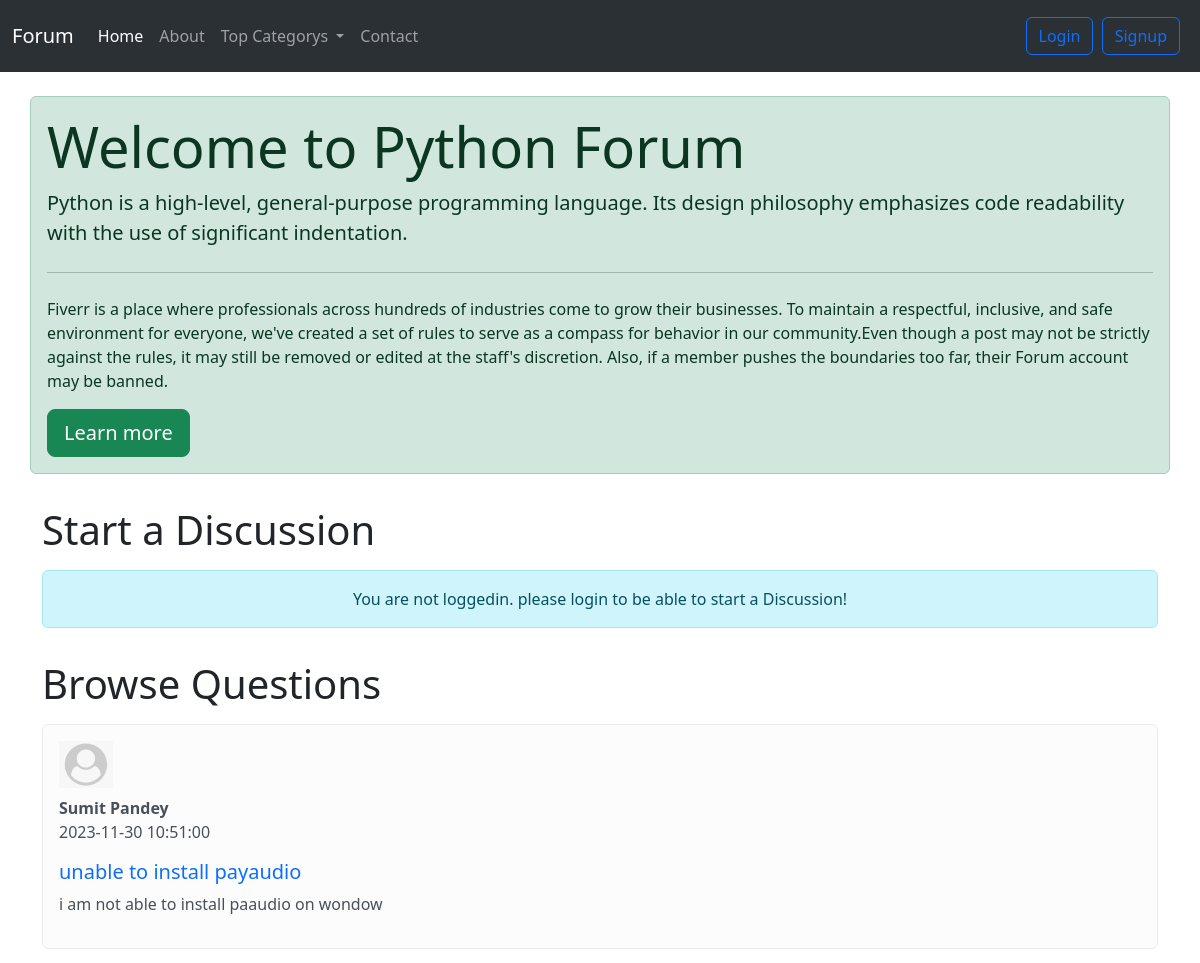
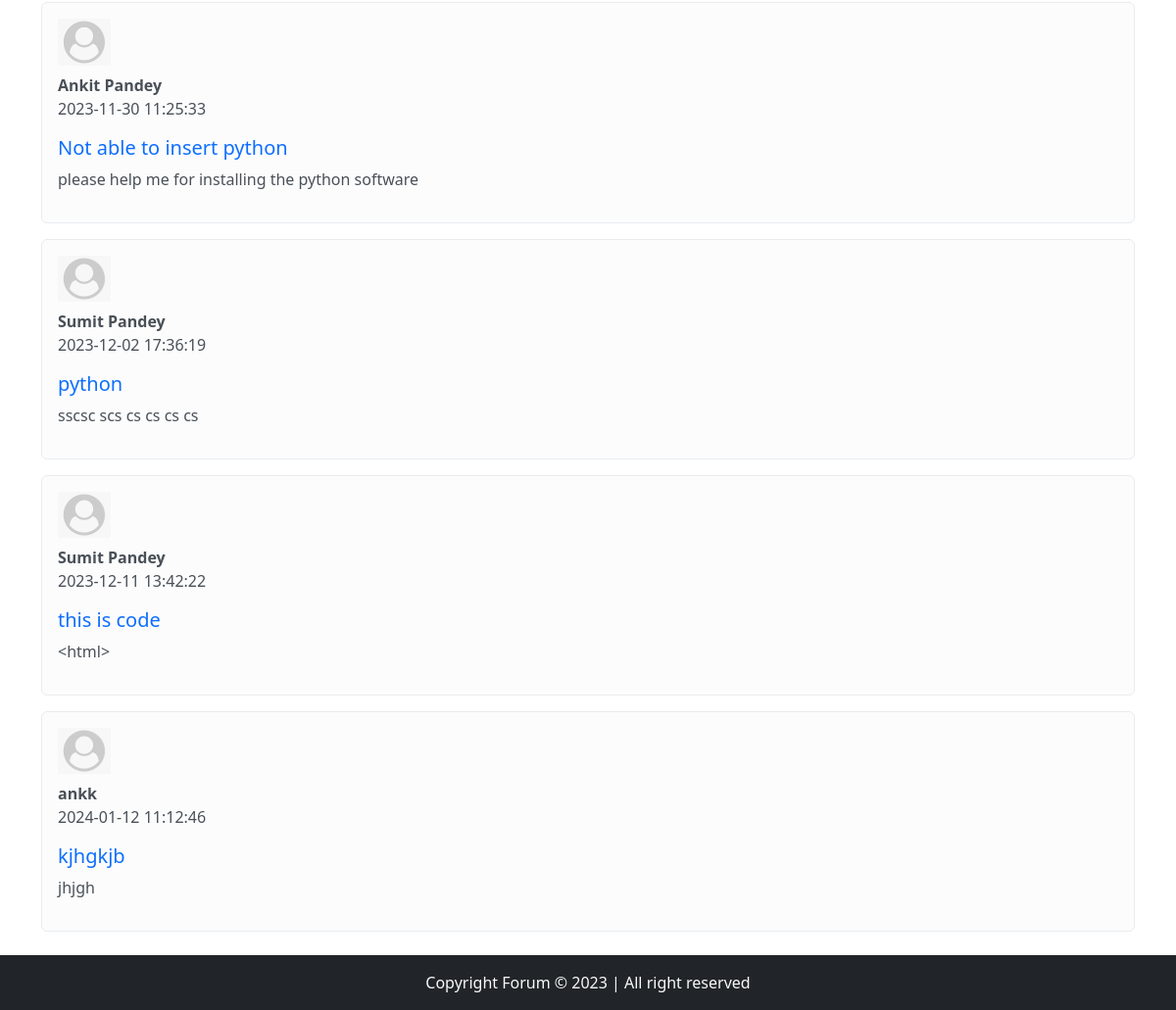
The app's page /threadlist.php?catid=1 with its own data (2 pictures, top to bottom).
### tables this page shows
CREATE TABLE `categories` (
  `category_id` int(8) NOT NULL,
  `category_name` varchar(255) NOT NULL,
  `category_description` varchar(255) NOT NULL,
  `created` datetime NOT NULL DEFAULT current_timestamp()
);

CREATE TABLE `threads` (
  `thread_id` int(7) NOT NULL,
  `thread_title` varchar(255) NOT NULL,
  `thread_desc` text NOT NULL,
  `thread_cat_id` int(7) NOT NULL,
  `thread_user_id` int(7) NOT NULL,
  `timestamp` datetime NOT NULL DEFAULT current_timestamp()
);

CREATE TABLE `user_table` (
  `sno` int(8) NOT NULL,
  `usname` text NOT NULL,
  `user_email` varchar(40) NOT NULL,
  `user_pass` varchar(255) NOT NULL,
  `timestamp` datetime NOT NULL DEFAULT current_timestamp()
);

### threadlist.php (the view, shortened to what this page needs)
<!doctype html>
<html lang="en">
<head>
    <link href="https://cdn.jsdelivr.net/npm/bootstrap@5.3.2/dist/css/bootstrap.min.css" rel="stylesheet">
</head>
<body>
    <?php
    include 'partials/_dbconnect.php';
    include 'partials/_header.php';
    ?>
    <?php
    $id = $_GET['catid'];
    $sql = "SELECT * FROM `categories` WHERE category_id=$id";
    $result = mysqli_query($conn, $sql);
    while ($row = mysqli_fetch_assoc($result)) {
        $catname = $row['category_name'];
        $catdesc = $row['category_description'];
    }
    ?>
    <div class="container my-4 alert alert-success">
        <div class="jumbotron">
            <h1 class="display-4">Welcome to <?php echo $catname; ?> Forum</h1>
            <p class="lead"><?php echo $catdesc; ?></p>
            <hr class="my-4">
            <p>Fiverr is a place where professionals across hundreds of industries come to grow their businesses. To maintain a respectful, inclusive, and safe environment for everyone, we've created a set of rules to serve as a compass for behavior in our community.Even though a post may not be strictly against the rules, it may still be removed or edited at the staff's discretion. Also, if a member pushes the boundaries too far, their Forum account may be banned.</p>
            <a class="btn btn-success btn-lg" href="#" role="button">Learn more</a>
        </div>
    </div>
    <?php
    if (isset($_SESSION['loggedin']) == true) {
        echo '<div class="container alert alert-light">
        <h1 class="py-2">Start a Discussion</h1>
        <form action="' . $_SERVER["REQUEST_URI"] . '" method="post">
            <div class="mb-3">
                <label for="exampleInputEmail1" class="form-label">Thread title</label>
                <input type="text" class="form-control" id="title" name="title" aria-describedby="Title">
                <div id="emailHelp" class="form-text">Keep your title as short and crisp as possible</div>
            </div>
            <div class="mb-3">
                <label for="exampleFormControlTextarea1"  class="form-label">Ellaborate your Concern</label>
                <textarea class="form-control" id="desc" name="desc" rows="3"></textarea>
                <input type="hidden" name="sno" value=" '. $_SESSION['sno'] . '">
            </div>
            <button type="submit" class="btn btn-success">Submit</button>
        </form>
    </div>';
    } else {
        echo '
        <div class="container">
        <h1 class="py-2">Start a Discussion</h1>
        <div class="alert alert-info" role="alert">
        <p class="text-center my-0">You are not loggedin. please login to be able to start a Discussion!</p>
      </div>
      </div>';
    }
    ?>
    <div class="container my-4 question">
        <h1 class="py-2">Browse Questions</h1>
        <?php
        $id = $_GET['catid'];
        $sql = "SELECT * FROM `threads` WHERE thread_cat_id=$id";
        $result = mysqli_query($conn, $sql);
        while ($row = mysqli_fetch_assoc($result)) {
            $id = $row['thread_id'];
            $title = $row['thread_title'];
            $desc = $row['thread_desc'];
            $thread_time = $row['timestamp'];
            $thread_user_id = $row['thread_user_id'];
            $sql2 = "SELECT usname FROM `user_table` WHERE sno='$thread_user_id'";
            $result2 = mysqli_query($conn, $sql2);
            $row2 = mysqli_fetch_assoc($result2);
            echo '<div class="media alert alert-light">
            <img src="img/default_user.png" class="mr-2 br-6" width="54px">
            <div class="media-body my-2">
            <p class="fw-bold my-0">' . $row2['usname'] . '</p><p>' . $thread_time . '</p>
                <h5 class="mt-0"> <a class="text-decoration-none" href="thread.php?threadid=' . $id . '">' . $title . '</a></h5>
                <p>' . $desc . '</p>
            </div>
        </div>';
        }
        ?>
    </div>
    <?php
    include 'partials/_footer.php';
    ?>
</body>
</html>

### threadlist.php (style rules this page uses)
.question { min-height: 333px; }

### records on screen
categories: category_name "Python", category_description "Python is a high-level, general-purpose programming language. Its design philosophy emphasizes code readability with the use of significant indentation."
threads: user_table.usname "Sumit Pandey", timestamp "2023-11-30 10:51:00", thread_title "unable to install payaudio", thread_desc "i am not able to install paaudio on wondow"
threads: user_table.usname "Ankit Pandey", timestamp "2023-11-30 11:25:33", thread_title "Not able to insert python", thread_desc "please help me for installing the python software"
threads: user_table.usname "Sumit Pandey", timestamp "2023-12-02 17:36:19", thread_title "python", thread_desc "sscsc scs cs cs cs cs"
threads: user_table.usname "Sumit Pandey", timestamp "2023-12-11 13:42:22", thread_title "this is code", thread_desc "<html>"
threads: user_table.usname "ankk", timestamp "2024-01-12 11:12:46", thread_title "kjhgkjb", thread_desc "jhjgh"
